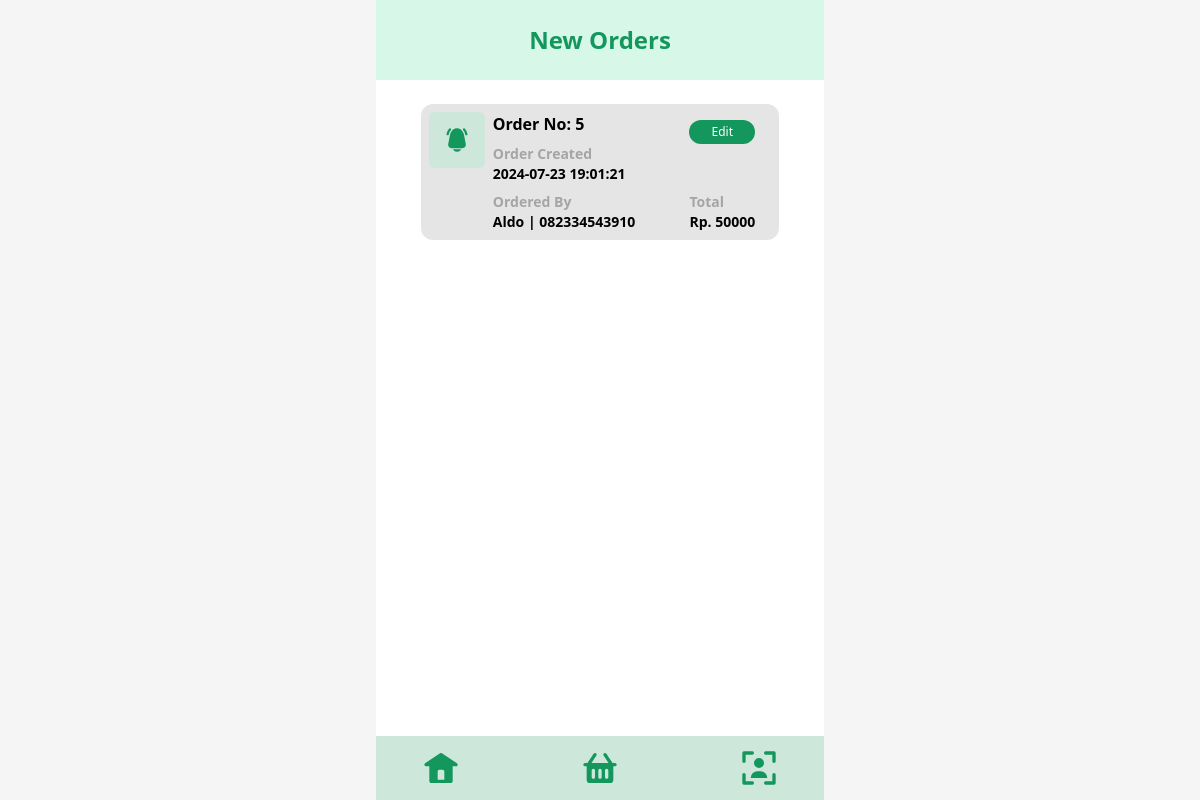
/new.php (signed in), run on the app's committed database.
### tables this page shows
CREATE TABLE IF NOT EXISTS `transactions` (
  `id` int NOT NULL AUTO_INCREMENT,
  `name` varchar(255) NOT NULL,
  `phone` varchar(255) NOT NULL,
  `total` int NOT NULL,
  `status` enum('new','process','done') NOT NULL DEFAULT 'new',
  `created_at` datetime DEFAULT CURRENT_TIMESTAMP,
  `updated_at` datetime DEFAULT CURRENT_TIMESTAMP ON UPDATE CURRENT_TIMESTAMP,
  PRIMARY KEY (`id`) USING BTREE
);

### new.php (the view, shortened to what this page needs)
<!DOCTYPE html>
<html lang="en">
  <head>
    <script src="https://cdn.tailwindcss.com"></script>
  </head>
  <body class="bg-[#F5F5F5]">
    <div class="relative max-w-md min-h-screen mx-auto bg-white">
      <header class="flex items-center justify-center h-20 bg-[#D7F7E8]">
        <h1 class="text-[#13975C] text-2xl font-bold">New Orders</h1>
      </header>
      <main class="flex flex-col gap-4 max-w-[80%] mx-auto mt-6">
        <?php
          include "config/connection.php";
          $transactions = mysqli_query($conn, "SELECT * FROM transactions WHERE status='new' ORDER BY id DESC");
          while ($transaction = mysqli_fetch_array($transactions)) {
          ?>
            <div class="flex justify-between p-2 bg-[#E5E5E5] rounded-xl">
              <div class="flex gap-2">
                <div class="flex justify-center w-14 h-14 text-[#13975C] bg-[#CDE7DB] rounded-md">
                </div>
                <div class="flex flex-col gap-2">
                  <p class="font-bold">Order No: <?=$transaction['id']?></p>
                  <div>
                    <p class="text-[#A5A5A5] text-sm font-semibold">Order Created</p>
                    <p class="text-sm font-semibold"><?=$transaction['created_at']?></p>
                  </div>
                  <div>
                    <p class="text-[#A5A5A5] text-sm font-semibold">Ordered By</p>
                    <p class="text-sm font-semibold"><?=$transaction['name']?> | <?=$transaction['phone']?></p>
                  </div>
                </div>
              </div>
              <div class="flex flex-col justify-between mr-4 mt-2">
                <a href="editStatus.php?id=<?=$transaction['id']?>" class="h-fit px-4 py-1 text-white text-xs text-center bg-[#13975C] hover:bg-[#13975C]/90 rounded-full transition-all duration-200">Edit</a>
                <div>
                  <p class="text-[#A5A5A5] text-sm font-semibold">Total</p>
                  <p class="text-sm font-semibold">Rp. <?=$transaction['total']?></p>
                </div>
              </div>
            </div>
          <?php
          }
        ?>
      </main>
      <?php
        include "components/navbar.php";
      ?>
    </div>
  </body>
</html>

### data on the page
transactions: id "5", created_at "2024-07-23 19:01:21", name "Aldo", phone "082334543910", total "50000"
